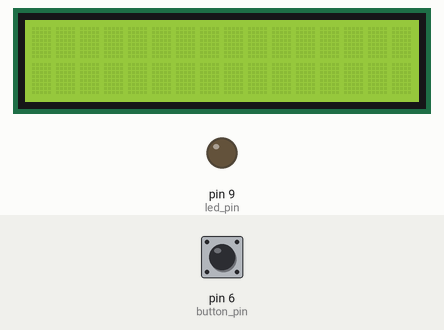
Simulated run of this sketch. Board: Arduino Uno, built with avr-gcc and run on an emulated ATmega328P. On the bench: 16×2 character LCD, output pins drawn as LEDs (lit = HIGH). Inputs (shaded band) come from the test bench; at power-on: pin 6 (button_pin) LOW. Random numbers use the default seed unless the sketch sets one.

Above: at 1.2 s.
1.3 s: pin 6 (button_pin) pulled HIGH for 0.15 s
At 2.3 s:
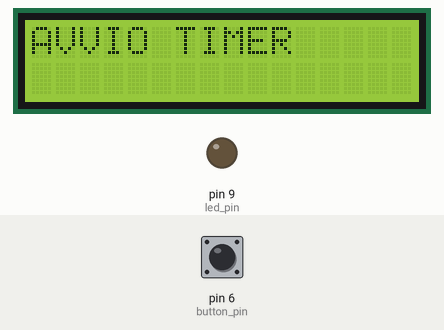
4.4 s: pin 6 (button_pin) pulsed HIGH 2 times (0.12 s each, 0.3 s apart)
At 6.1 s:
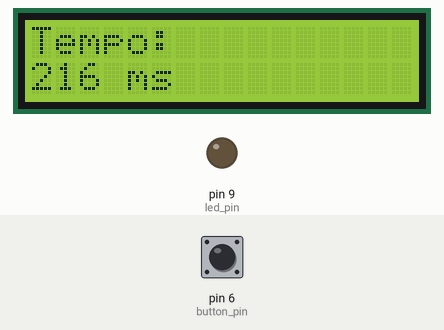
At 10.1 s:
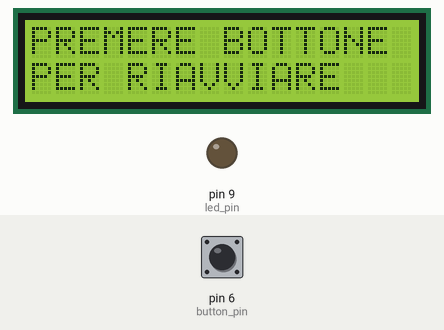
Timing chart, 0 to 11.6 s (numbered marks = the images above; inputs shaded):
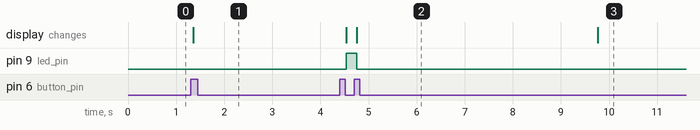

The sketch:

reaction-game.ino
```cpp
// libraries
#include <LiquidCrystal.h>

// variables
bool buttonState = LOW;
bool reading = LOW;
bool lastReading = LOW;
const int button_pin = 6;
const int led_pin = 9;

unsigned long lastDebounceTime = 0;
const unsigned long debounceDelay = 50;
unsigned long timer;
unsigned long result_time;
unsigned long start_timer;

unsigned long gameTime; // inizio del gioco

// flags
bool led_on = false;
bool messaggioMostrato = false;

// objects
LiquidCrystal lcd(12,11,5,4,3,2);

// gestione stati
enum statoGioco {
  ATTESA_INIZIO,
  ATTESA_RANDOM,
  REACTION,
  RISULTATO,
  RIAVVIO
};

statoGioco stato = ATTESA_INIZIO;

void setup(){
  lcd.begin(16,2);
  pinMode(led_pin,OUTPUT);
  pinMode(button_pin,INPUT);
  randomSeed(analogRead(A0)); // gestione seme numeri pseudo casuali
}

void loop(){
  unsigned long current_time = millis();
  switch (stato) {
      case ATTESA_INIZIO:
        reading = digitalRead(button_pin);
          // controllo stato bottone
          if(reading != lastReading){
              lastDebounceTime = current_time;
          }
          if(current_time - lastDebounceTime > debounceDelay){
            if(reading != buttonState){
                buttonState = reading;
                  if(!led_on && buttonState == HIGH){
                      lcd.clear();
                      lcd.setCursor(0,0);
                      lcd.print("AVVIO TIMER");
                      timer = random(2000,5000); // timer randomico tra 2 e 5 secondi
                      start_timer = current_time;
                      led_on = true;
                  }
            }
            if(led_on){
               stato = ATTESA_RANDOM;
            }
          }
        lastReading = reading; // aggiornamento stato bottone
        break;

    case ATTESA_RANDOM:
        if(current_time - start_timer >= timer){
              lcd.setCursor(0,0);
              lcd.print("PREMERE ORA");
              digitalWrite(led_pin,HIGH); // accensione led
              gameTime = current_time; // inizio tempo di gioco
              stato = REACTION;
          }
        break;

    case REACTION:
        // controllo stato bottone
          reading = digitalRead(button_pin);
        if(reading != lastReading){
              lastDebounceTime = current_time;
          }
          if(current_time - lastDebounceTime > debounceDelay){
            if(reading != buttonState){
                buttonState = reading;

                  if(buttonState == HIGH){
                      result_time = current_time - gameTime; // tempo impiegato
                      led_on = false;
                      digitalWrite(led_pin, LOW); // spegnimento led
                    stato = RISULTATO;
                  }
            }
        }
        lastReading = reading; // aggiornamento stato bottone
        break;

    case RISULTATO:
        lcd.clear();
        lcd.setCursor(0,0);
        lcd.print("Tempo:");
        lcd.setCursor(0,1);
        lcd.print(result_time);
        lcd.print(" ms");
        delay (5000);
        stato = RIAVVIO;

    case RIAVVIO:
             if (!messaggioMostrato) {
                lcd.clear();
                lcd.setCursor(0,0);
                lcd.print("PREMERE BOTTONE");
                lcd.setCursor(0,1);
                lcd.print("PER RIAVVIARE");
                messaggioMostrato = true;  // così non riscrive più
              }

              reading = digitalRead(button_pin);
              if (reading != lastReading) {
                lastDebounceTime = current_time;
              }
              if (current_time - lastDebounceTime > debounceDelay) {
                if (buttonState != reading) {
                  buttonState = reading;
                      if (buttonState == HIGH) {
                           stato = ATTESA_INIZIO;
                           messaggioMostrato = false; // reset messaggio per la prossima volta
                      }
                }
              }
        	  lastReading = reading; // aggiornamento stato bottone
            break;
 	 }
}
```

Measured:
- after the input at 1.3 s, the display: changes after 0.05 s (image 1)
